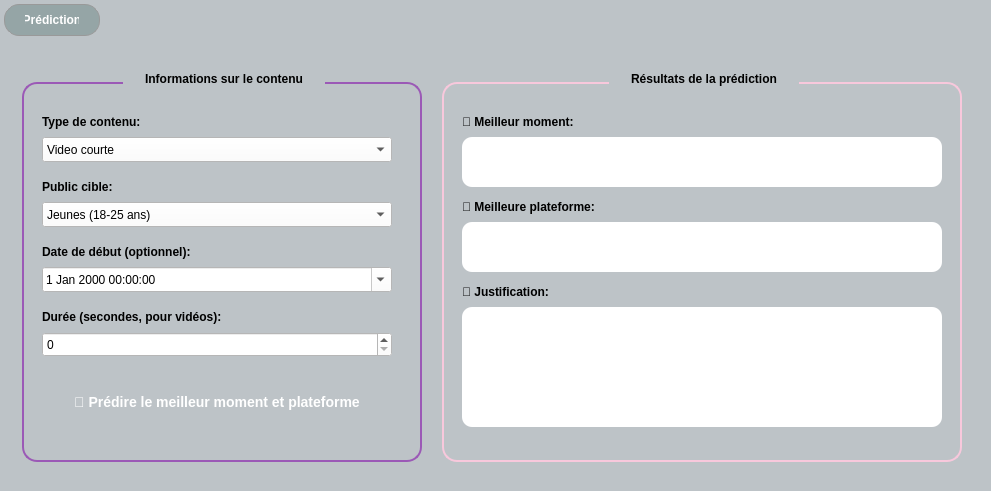
<?xml version="1.0" encoding="UTF-8"?>
<ui version="4.0">
 <class>PredictionWidget</class>
 <widget class="QWidget" name="PredictionWidget">
  <property name="geometry">
   <rect>
    <x>0</x>
    <y>0</y>
    <width>991</width>
    <height>491</height>
   </rect>
  </property>
  <property name="windowTitle">
   <string>Prédiction de Contenu</string>
  </property>
  <property name="styleSheet">
   <string notr="true">QWidget {
    background-color: #BDC3C7;
}</string>
  </property>
  <widget class="QTabWidget" name="tabWidget">
   <property name="geometry">
    <rect>
     <x>0</x>
     <y>0</y>
     <width>991</width>
     <height>491</height>
    </rect>
   </property>
   <property name="styleSheet">
    <string notr="true">QTabWidget::pane {
    border: 2px solid #BDC3C7;
    border-radius: 15px;
    background-color: #BDC3C7;
}

QTabBar::tab {
    background: transparent;
    color: black;
    padding: 8px 20px;
    margin: 4px;
    border: 1px solid #999;
    border-radius: 15px;
    font-weight: bold;
}

QTabBar::tab:selected {
    background: #95A5A6;
    color: white;
}

QTabBar::tab:hover {
    background: #A7B1B1;
    color: white;
}</string>
   </property>
   <property name="currentIndex">
    <number>0</number>
   </property>
   <widget class="QWidget" name="tab">
    <attribute name="title">
     <string>Prédiction</string>
    </attribute>
    <widget class="QGroupBox" name="groupBox">
     <property name="geometry">
      <rect>
       <x>20</x>
       <y>20</y>
       <width>400</width>
       <height>400</height>
      </rect>
     </property>
     <property name="styleSheet">
      <string notr="true">QGroupBox {
    border: 2px solid #9B59B6;
    border-radius: 15px;
    margin-top: 20px;
    background: qlineargradient(spread:pad,
                                x1:0, y1:0,
                                x2:1, y2:0,
                                stop:0 #9B59B6,
                                stop:1 #BDC3C7);
    color: white;
    font-weight: bold;
    padding: 15px;
}

QGroupBox::title {
    subcontrol-origin: margin;
    subcontrol-position: top centre;
    padding: 10px 20px;
    border-radius: 15px;
    background: qlineargradient(spread:pad,
                                x1:0, y1:0,
                                x2:1, y2:0,
                                stop:0 #9B59B6,
                                stop:1 #BDC3C7);
    color: black;
    font-size: 18px;
    font-weight: bold;
}</string>
     </property>
     <property name="title">
      <string>Informations sur le contenu</string>
     </property>
     <widget class="QLabel" name="label">
      <property name="geometry">
       <rect>
        <x>20</x>
        <y>50</y>
        <width>150</width>
        <height>20</height>
       </rect>
      </property>
      <property name="styleSheet">
       <string notr="true">background: transparent; color: black; font-weight: bold;</string>
      </property>
      <property name="text">
       <string>Type de contenu:</string>
      </property>
     </widget>
     <widget class="QComboBox" name="comboTypeContenu">
      <property name="geometry">
       <rect>
        <x>20</x>
        <y>75</y>
        <width>350</width>
        <height>25</height>
       </rect>
      </property>
      <property name="styleSheet">
       <string notr="true">background-color: white; color: black;</string>
      </property>
      <item>
       <property name="text">
        <string>Video courte</string>
       </property>
      </item>
      <item>
       <property name="text">
        <string>Video longue</string>
       </property>
      </item>
      <item>
       <property name="text">
        <string>Image</string>
       </property>
      </item>
      <item>
       <property name="text">
        <string>Texte</string>
       </property>
      </item>
      <item>
       <property name="text">
        <string>Article</string>
       </property>
      </item>
      <item>
       <property name="text">
        <string>Podcast</string>
       </property>
      </item>
     </widget>
     <widget class="QLabel" name="label_2">
      <property name="geometry">
       <rect>
        <x>20</x>
        <y>115</y>
        <width>150</width>
        <height>20</height>
       </rect>
      </property>
      <property name="styleSheet">
       <string notr="true">background: transparent; color: black; font-weight: bold;</string>
      </property>
      <property name="text">
       <string>Public cible:</string>
      </property>
     </widget>
     <widget class="QComboBox" name="comboPublicCible">
      <property name="geometry">
       <rect>
        <x>20</x>
        <y>140</y>
        <width>350</width>
        <height>25</height>
       </rect>
      </property>
      <property name="styleSheet">
       <string notr="true">background-color: white; color: black;</string>
      </property>
      <item>
       <property name="text">
        <string>Jeunes (18-25 ans)</string>
       </property>
      </item>
      <item>
       <property name="text">
        <string>Jeunes adultes (26-35 ans)</string>
       </property>
      </item>
      <item>
       <property name="text">
        <string>Professionnels</string>
       </property>
      </item>
      <item>
       <property name="text">
        <string>Entreprises</string>
       </property>
      </item>
      <item>
       <property name="text">
        <string>Grand public</string>
       </property>
      </item>
      <item>
       <property name="text">
        <string>Étudiants</string>
       </property>
      </item>
     </widget>
     <widget class="QLabel" name="label_3">
      <property name="geometry">
       <rect>
        <x>20</x>
        <y>180</y>
        <width>200</width>
        <height>20</height>
       </rect>
      </property>
      <property name="styleSheet">
       <string notr="true">background: transparent; color: black; font-weight: bold;</string>
      </property>
      <property name="text">
       <string>Date de début (optionnel):</string>
      </property>
     </widget>
     <widget class="QDateTimeEdit" name="dateTimeEdit">
      <property name="geometry">
       <rect>
        <x>20</x>
        <y>205</y>
        <width>350</width>
        <height>25</height>
       </rect>
      </property>
      <property name="styleSheet">
       <string notr="true">background-color: white; color: black;</string>
      </property>
      <property name="calendarPopup">
       <bool>true</bool>
      </property>
     </widget>
     <widget class="QLabel" name="label_4">
      <property name="geometry">
       <rect>
        <x>20</x>
        <y>245</y>
        <width>200</width>
        <height>20</height>
       </rect>
      </property>
      <property name="styleSheet">
       <string notr="true">background: transparent; color: black; font-weight: bold;</string>
      </property>
      <property name="text">
       <string>Durée (secondes, pour vidéos):</string>
      </property>
     </widget>
     <widget class="QSpinBox" name="spinDuree">
      <property name="geometry">
       <rect>
        <x>20</x>
        <y>270</y>
        <width>350</width>
        <height>25</height>
       </rect>
      </property>
      <property name="styleSheet">
       <string notr="true">background-color: white; color: black;</string>
      </property>
      <property name="maximum">
       <number>7200</number>
      </property>
     </widget>
     <widget class="QPushButton" name="btnPredire">
      <property name="geometry">
       <rect>
        <x>20</x>
        <y>320</y>
        <width>350</width>
        <height>40</height>
       </rect>
      </property>
      <property name="styleSheet">
       <string notr="true">QPushButton {
    border: none;
    border-radius: 20px;
    color: white;
    padding: 10px;
    background: qlineargradient(spread:pad,
                                x1:0, y1:0,
                                x2:1, y2:0,
                                stop:0 #9B59B6,
                                stop:1 #BDC3C7);
    font-weight: bold;
    font-size: 14px;
}

QPushButton:hover {
    background: qlineargradient(spread:pad,
                                x1:0, y1:0,
                                x2:1, y2:0,
                                stop:0 #BDC3C7,
                                stop:1 #F8C8DC);
    color: black;
}</string>
      </property>
      <property name="text">
       <string>🔮 Prédire le meilleur moment et plateforme</string>
      </property>
     </widget>
    </widget>
    <widget class="QGroupBox" name="groupBox_2">
     <property name="geometry">
      <rect>
       <x>440</x>
       <y>20</y>
       <width>520</width>
       <height>400</height>
      </rect>
     </property>
     <property name="styleSheet">
      <string notr="true">QGroupBox {
    border: 2px solid #F8C8DC;
    border-radius: 15px;
    margin-top: 20px;
    background: qlineargradient(spread:pad,
                                x1:0, y1:0,
                                x2:1, y2:0,
                                stop:0 #F8C8DC,
                                stop:1 #BDC3C7);
    color: white;
    font-weight: bold;
    padding: 15px;
}

QGroupBox::title {
    subcontrol-origin: margin;
    subcontrol-position: top centre;
    padding: 10px 20px;
    border-radius: 15px;
    background: qlineargradient(spread:pad,
                                x1:0, y1:0,
                                x2:1, y2:0,
                                stop:0 #F8C8DC,
                                stop:1 #BDC3C7);
    color: black;
    font-size: 18px;
    font-weight: bold;
}</string>
     </property>
     <property name="title">
      <string>Résultats de la prédiction</string>
     </property>
     <widget class="QLabel" name="label_5">
      <property name="geometry">
       <rect>
        <x>20</x>
        <y>50</y>
        <width>150</width>
        <height>20</height>
       </rect>
      </property>
      <property name="styleSheet">
       <string notr="true">background: transparent; color: black; font-weight: bold;</string>
      </property>
      <property name="text">
       <string>📅 Meilleur moment:</string>
      </property>
     </widget>
     <widget class="QTextEdit" name="textMoment">
      <property name="geometry">
       <rect>
        <x>20</x>
        <y>75</y>
        <width>480</width>
        <height>50</height>
       </rect>
      </property>
      <property name="styleSheet">
       <string notr="true">background-color: white; color: black; border-radius: 10px; padding: 10px;</string>
      </property>
      <property name="readOnly">
       <bool>true</bool>
      </property>
     </widget>
     <widget class="QLabel" name="label_6">
      <property name="geometry">
       <rect>
        <x>20</x>
        <y>135</y>
        <width>180</width>
        <height>20</height>
       </rect>
      </property>
      <property name="styleSheet">
       <string notr="true">background: transparent; color: black; font-weight: bold;</string>
      </property>
      <property name="text">
       <string>🌐 Meilleure plateforme:</string>
      </property>
     </widget>
     <widget class="QTextEdit" name="textPlateforme">
      <property name="geometry">
       <rect>
        <x>20</x>
        <y>160</y>
        <width>480</width>
        <height>50</height>
       </rect>
      </property>
      <property name="styleSheet">
       <string notr="true">background-color: white; color: black; border-radius: 10px; padding: 10px;</string>
      </property>
      <property name="readOnly">
       <bool>true</bool>
      </property>
     </widget>
     <widget class="QLabel" name="label_7">
      <property name="geometry">
       <rect>
        <x>20</x>
        <y>220</y>
        <width>150</width>
        <height>20</height>
       </rect>
      </property>
      <property name="styleSheet">
       <string notr="true">background: transparent; color: black; font-weight: bold;</string>
      </property>
      <property name="text">
       <string>💡 Justification:</string>
      </property>
     </widget>
     <widget class="QTextEdit" name="textJustification">
      <property name="geometry">
       <rect>
        <x>20</x>
        <y>245</y>
        <width>480</width>
        <height>120</height>
       </rect>
      </property>
      <property name="styleSheet">
       <string notr="true">background-color: white; color: black; border-radius: 10px; padding: 10px;</string>
      </property>
      <property name="readOnly">
       <bool>true</bool>
      </property>
     </widget>
    </widget>
   </widget>
  </widget>
 </widget>
 <resources/>
 <connections/>
</ui>
